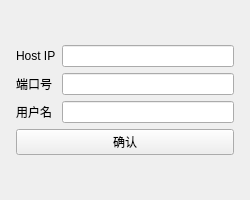
<?xml version="1.0" encoding="UTF-8"?>
<ui version="4.0">
 <class>network</class>
 <widget class="QWidget" name="network">
  <property name="geometry">
   <rect>
    <x>0</x>
    <y>0</y>
    <width>250</width>
    <height>200</height>
   </rect>
  </property>
  <property name="minimumSize">
   <size>
    <width>250</width>
    <height>200</height>
   </size>
  </property>
  <property name="maximumSize">
   <size>
    <width>400</width>
    <height>400</height>
   </size>
  </property>
  <property name="windowTitle">
   <string>网络连接</string>
  </property>
  <layout class="QGridLayout" name="gridLayout_2">
   <item row="1" column="0">
    <spacer name="horizontalSpacer">
     <property name="orientation">
      <enum>Qt::Horizontal</enum>
     </property>
     <property name="sizeType">
      <enum>QSizePolicy::Fixed</enum>
     </property>
     <property name="sizeHint" stdset="0">
      <size>
       <width>5</width>
       <height>20</height>
      </size>
     </property>
    </spacer>
   </item>
   <item row="2" column="1">
    <spacer name="verticalSpacer">
     <property name="orientation">
      <enum>Qt::Vertical</enum>
     </property>
     <property name="sizeType">
      <enum>QSizePolicy::Fixed</enum>
     </property>
     <property name="sizeHint" stdset="0">
      <size>
       <width>20</width>
       <height>5</height>
      </size>
     </property>
    </spacer>
   </item>
   <item row="1" column="1">
    <layout class="QVBoxLayout" name="verticalLayout">
     <item>
      <layout class="QGridLayout" name="gridLayout">
       <item row="1" column="0">
        <widget class="QLabel" name="Port">
         <property name="text">
          <string>端口号</string>
         </property>
        </widget>
       </item>
       <item row="1" column="1">
        <widget class="QLineEdit" name="port"/>
       </item>
       <item row="0" column="1">
        <widget class="QLineEdit" name="hostIp"/>
       </item>
       <item row="0" column="0">
        <widget class="QLabel" name="HostIp">
         <property name="text">
          <string>Host IP</string>
         </property>
        </widget>
       </item>
       <item row="2" column="1">
        <widget class="QLineEdit" name="userName"/>
       </item>
       <item row="2" column="0">
        <widget class="QLabel" name="label">
         <property name="text">
          <string>用户名</string>
         </property>
        </widget>
       </item>
      </layout>
     </item>
     <item>
      <widget class="QPushButton" name="verifyButton">
       <property name="text">
        <string>确认</string>
       </property>
      </widget>
     </item>
    </layout>
   </item>
   <item row="0" column="1">
    <spacer name="verticalSpacer_2">
     <property name="orientation">
      <enum>Qt::Vertical</enum>
     </property>
     <property name="sizeType">
      <enum>QSizePolicy::Fixed</enum>
     </property>
     <property name="sizeHint" stdset="0">
      <size>
       <width>20</width>
       <height>5</height>
      </size>
     </property>
    </spacer>
   </item>
   <item row="1" column="2">
    <spacer name="horizontalSpacer_2">
     <property name="orientation">
      <enum>Qt::Horizontal</enum>
     </property>
     <property name="sizeType">
      <enum>QSizePolicy::Fixed</enum>
     </property>
     <property name="sizeHint" stdset="0">
      <size>
       <width>5</width>
       <height>20</height>
      </size>
     </property>
    </spacer>
   </item>
  </layout>
 </widget>
 <resources/>
 <connections/>
</ui>
